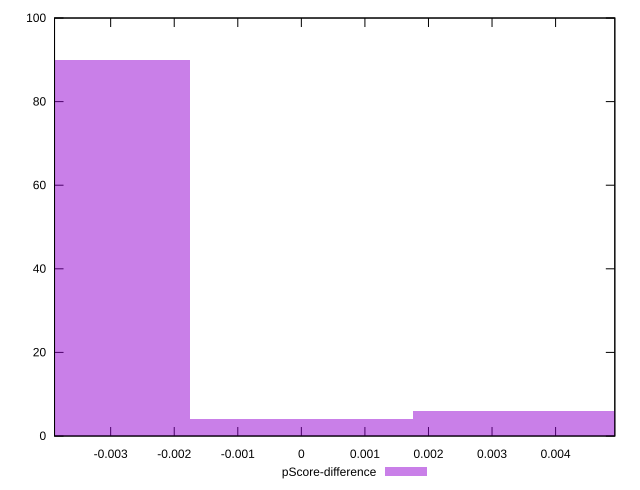

gnuplot code for this plot:
reset

$pScoreDifference <<EOF
-0.003516480622379154 90
0 4
0.003516480622379154 6
EOF

set key outside below
set boxwidth 0.003516480622379154
set xrange [-0.0038831566784804754:0.00493181557551416]
set yrange [0:100]
set trange [0:100]
set style fill transparent solid 0.5 noborder
set terminal svg size 640, 490 enhanced background rgb 'white'
set output "report_00020_2021-02-19T21:17:38.612Z2/cumulative-layout-shift/samples/pages+cached+noadtech+nomedia/pScore-difference/histogram.svg"

plot $pScoreDifference title "pScore-difference" with boxes

reset
